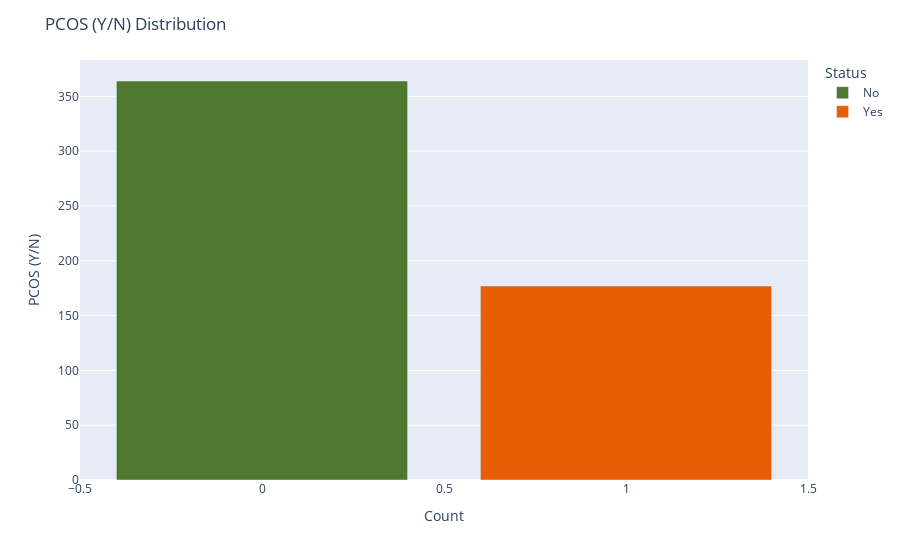

This figure's notebook cell:
### Code cell
# Plot the targets
value_counts = df['PCOS (Y/N)'].value_counts().reset_index()

# Create a custom DataFrame with colors for each category
color_mapping = {1: 'Yes',0: 'No'}
value_counts['Status'] = value_counts['index'].map(color_mapping)

# Create a bar plot
fig = px.bar(value_counts, x='index', y='PCOS (Y/N)', color='Status',color_discrete_map={'Yes':'#e85d04','No':'#4f772d'})
fig.update_layout(xaxis_title='Count', yaxis_title='PCOS (Y/N)')
fig.update_layout(title='PCOS (Y/N) Distribution')
fig.show()

### Figure 1 — Plotly figure (JSON) as saved in the notebook; plotly's stock layout.template omitted (floating-point values rounded to 4 significant figures)
{"data": [{"alignmentgroup": "True", "hovertemplate": "Status=No<br>index=%{x}<br>PCOS (Y/N)=%{y}<extra></extra>", "legendgroup": "No", "marker": {"color": "#4f772d", "pattern": {"shape": ""}}, "name": "No", "offsetgroup": "No", "orientation": "v", "showlegend": true, "textposition": "auto", "type": "bar", "x": [0], "xaxis": "x", "y": [364], "yaxis": "y"}, {"alignmentgroup": "True", "hovertemplate": "Status=Yes<br>index=%{x}<br>PCOS (Y/N)=%{y}<extra></extra>", "legendgroup": "Yes", "marker": {"color": "#e85d04", "pattern": {"shape": ""}}, "name": "Yes", "offsetgroup": "Yes", "orientation": "v", "showlegend": true, "textposition": "auto", "type": "bar", "x": [1], "xaxis": "x", "y": [177], "yaxis": "y"}], "layout": {"barmode": "relative", "legend": {"title": {"text": "Status"}, "tracegroupgap": 0}, "margin": {"t": 60}, "title": {"text": "PCOS (Y/N) Distribution"}, "xaxis": {"anchor": "y", "domain": [0, 1], "title": {"text": "Count"}}, "yaxis": {"anchor": "x", "domain": [0, 1], "title": {"text": "PCOS (Y/N)"}}}}
